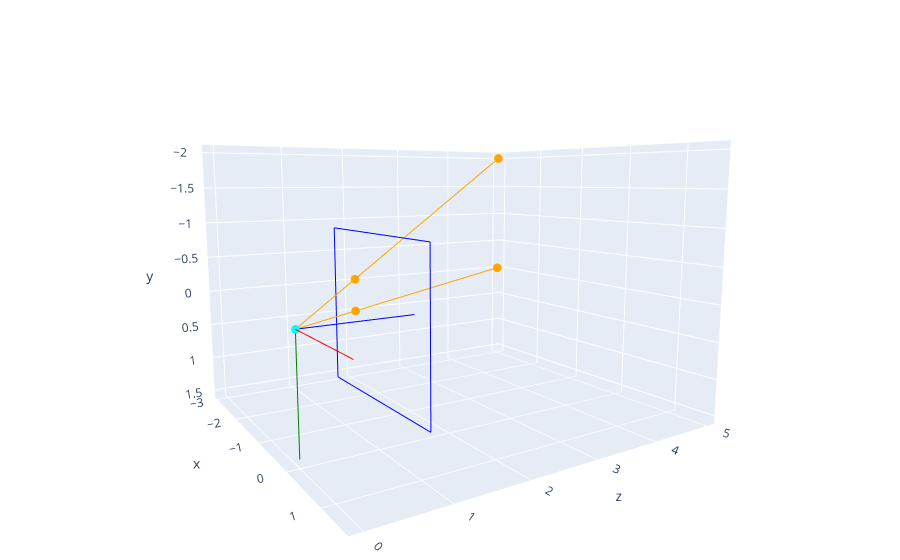

The code cell stored with this chart in its notebook:
### Code cell
show_3d(go.Figure(data = plane(F) + [ray(feet, F), ray(head, F)] + axes()))

### Figure 1 — Plotly figure (JSON) as saved in the notebook; plotly's stock layout.template omitted (floating-point values rounded to 4 significant figures)
{"data": [{"line": {"color": "blue"}, "mode": "lines", "type": "scatter3d", "x": [-1.2, 1.2], "y": [-1, -1], "z": [1, 1]}, {"line": {"color": "blue"}, "mode": "lines", "type": "scatter3d", "x": [-1.2, 1.2], "y": [1, 1], "z": [1, 1]}, {"line": {"color": "blue"}, "mode": "lines", "type": "scatter3d", "x": [-1.2, -1.2], "y": [-1, 1], "z": [1, 1]}, {"line": {"color": "blue"}, "mode": "lines", "type": "scatter3d", "x": [1.2, 1.2], "y": [-1, 1], "z": [1, 1]}, {"marker": {"color": "orange", "size": 3}, "type": "scatter3d", "x": [-3, 0, -0.6], "y": [0, 0, 0], "z": [5, 0, 1]}, {"marker": {"color": "orange", "size": 3}, "type": "scatter3d", "x": [-3, 0, -0.6], "y": [-2, 0, -0.4], "z": [5, 0, 1]}, {"line": {"color": "red"}, "mode": "lines", "type": "scatter3d", "x": [0, 1.5], "y": [0, 0], "z": [0, 0]}, {"line": {"color": "green"}, "mode": "lines", "type": "scatter3d", "x": [0, 0], "y": [0, 1.5], "z": [0, 0]}, {"line": {"color": "blue"}, "mode": "lines", "type": "scatter3d", "x": [0, 0], "y": [0, 0], "z": [0, 1.5]}, {"marker": {"color": "cyan", "size": 3}, "mode": "markers", "type": "scatter3d", "x": [0], "y": [0], "z": [0]}], "layout": {"margin": {"b": 0, "l": 0, "r": 0, "t": 0}, "scene": {"camera": {"center": {"x": 0, "y": 0, "z": 0}, "eye": {"x": 1.7, "y": -0.3, "z": -1.1}, "up": {"x": 0, "y": -1, "z": 0}}}, "showlegend": false, "title": {"text": "Pinhole Camera Model"}}}
